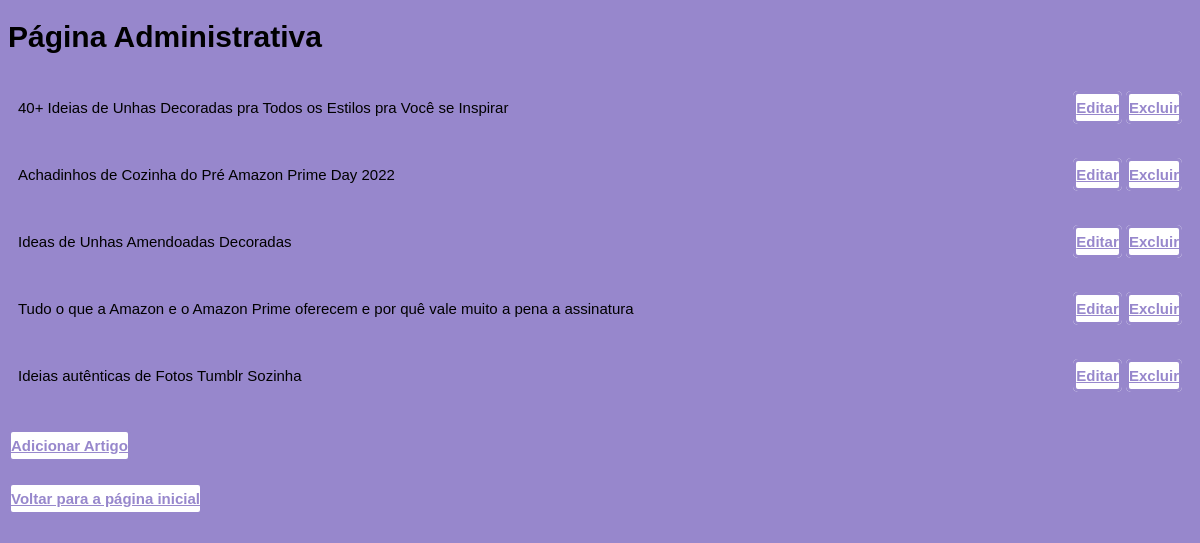
/Blog-desafio-final/admin/index-admin.php, run on the app's committed database.
### tables this page shows
CREATE TABLE `post` (
  `ID_POST` int(11) NOT NULL AUTO_INCREMENT,
  `TITULO_POST` varchar(300) NOT NULL,
  `CONTEUDO_POST` varchar(1500) NOT NULL,
  `DATA_DE_PUBLICACAO` date NOT NULL,
  `QTD_DE_ACESSOS` varchar(15) NOT NULL,
  PRIMARY KEY (`ID_POST`)
);

### Blog-desafio-final/src/Posts-funcoes.php (called while the page is built, shortened)
<?php
class Post
{
    private $mysql;
    public function __construct(mysqli $mysql)
    {
        $this->mysql = $mysql;
    }
    public function exibirTodos(): array
    {
        $resultado = $this->mysql->query('SELECT ID_POST, TITULO_POST, CONTEUDO_POST, DATA_DE_PUBLICACAO FROM post');
        $post = $resultado->fetch_all(MYSQLI_ASSOC);
        return $post;
    }
}

### Blog-desafio-final/admin/index-admin.php (the view, shortened to what this page needs)
<?php
require '../config-blog.php';
include '../src/Posts-funcoes.php';
$post = new Post($mysql);
$post = $post->exibirTodos();
?>
<!DOCTYPE html>
<html lang="pt-br">
<head>
    <link rel="stylesheet" href="../style.css">
</head>
<body>
    <div id="pagina-inicial">
        <h1>Página Administrativa</h1>
        <div>
            <?php foreach ($post as $pst) { ?>
            <div id="artigo-admin">
                <p><?php echo $pst['TITULO_POST']; ?></p>
                <nav>
                    <a class="botao" href="editar-post.php?id=<?php echo $pst['ID_POST']; ?>">Editar</a>
                    <a class="botao" href="excluir-post.php?id=<?php echo $pst['ID_POST']; ?>">Excluir</a>
                </nav>
            </div>
            <?php } ?>
        </div>
        <a class="botao botao-block" href="adicionar-post.php">Adicionar Artigo</a>
        <a class="botao botao-block" href="http://localhost/blog-desafio-final/index.php">Voltar para a página inicial</a>
    </div>
</body>
</html>

### Blog-desafio-final/style.css (style rules this page uses)
body { background-color: #9787CC; font-family: 'montserrat', sans-serif; font-size: 15px;; }
.botao { width: 30%; padding: 5px 0; margin-top: 20px; background-color: #FFFFFF; color: #9787CC; border: solid 3px; border-radius: 5px; font-weight: bold; transition: 1s all; cursor: pointer; }
.botao-block { display: block; width: max-content; }
#artigo-admin { display: flex; justify-content: space-between; align-items: center; padding: 10px; }

### data on the page
post: TITULO_POST "40+ Ideias de Unhas Decoradas pra Todos os Estilos pra Você se Inspirar"
post: TITULO_POST "Achadinhos de Cozinha do Pré Amazon Prime Day 2022"
post: TITULO_POST "Ideas de Unhas Amendoadas Decoradas"
post: TITULO_POST "Tudo o que a Amazon e o Amazon Prime oferecem e por quê vale muito a pena a assinatura"
post: TITULO_POST "Ideias autênticas de Fotos Tumblr Sozinha"
